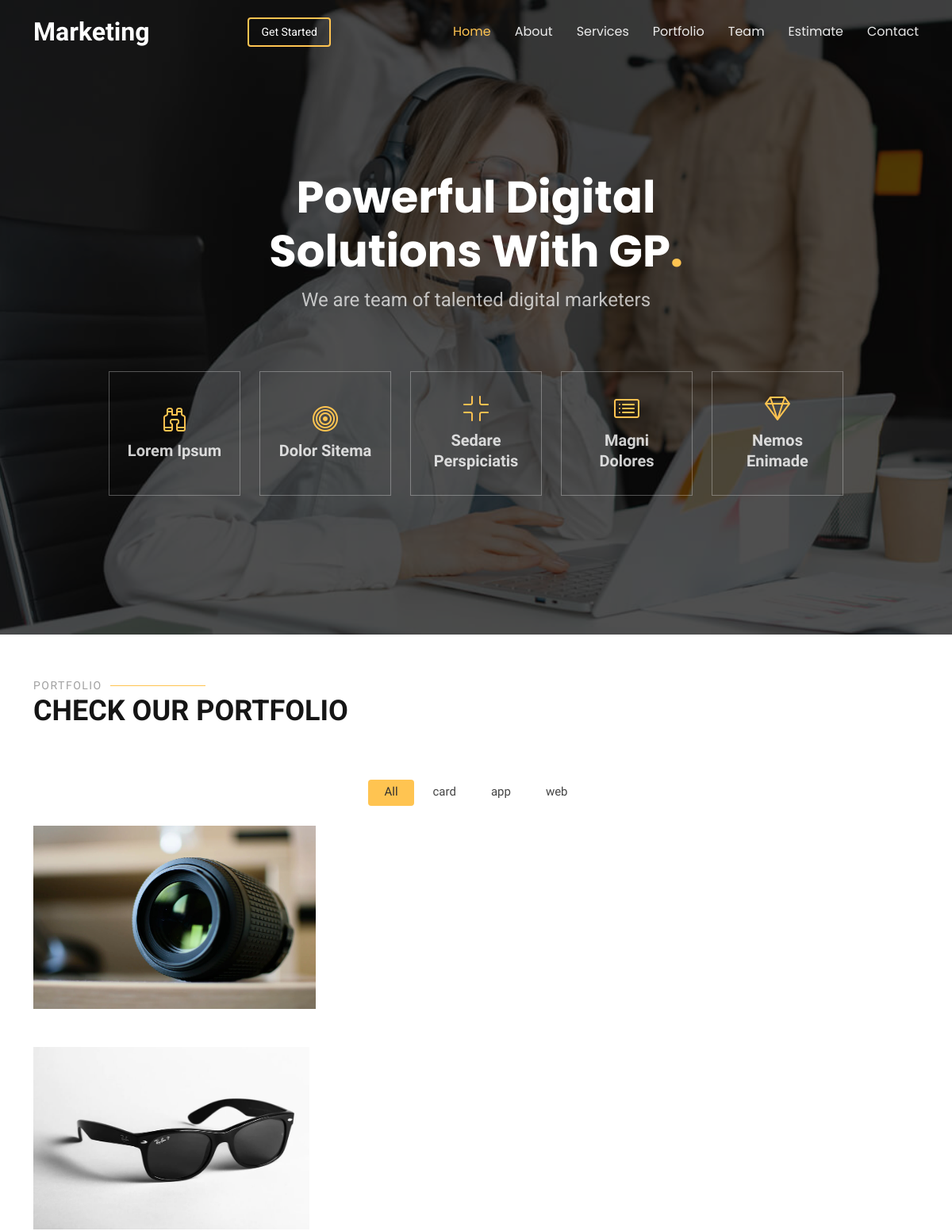
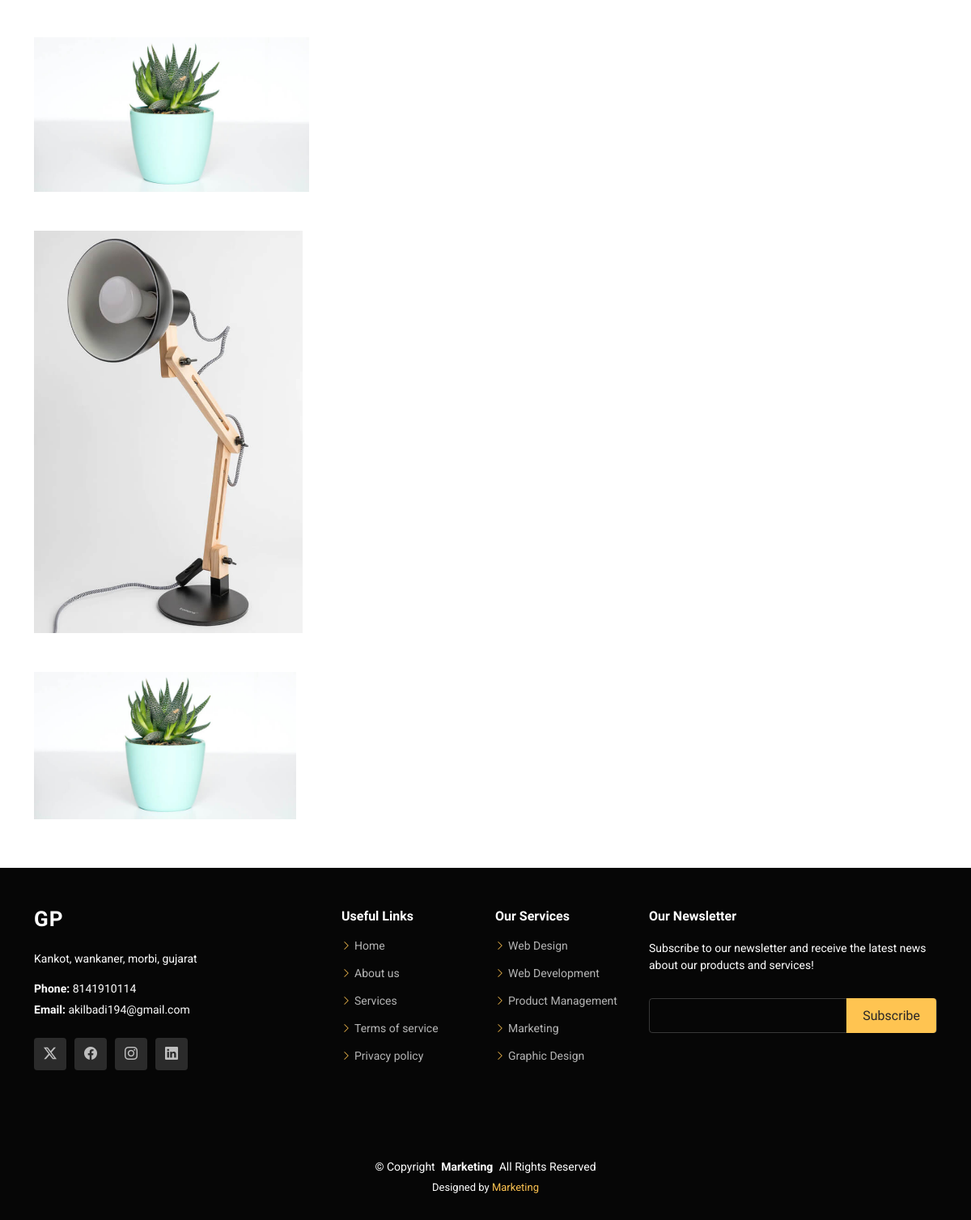
The app's page /portfolio with its own data (2 pictures, top to bottom).
### tables this page shows
CREATE TABLE `header` (
  `id` int(255) NOT NULL,
  `brand_name` varchar(50) NOT NULL
);

CREATE TABLE `banner` (
  `id` int(255) NOT NULL,
  `banner_img` varchar(255) NOT NULL
);

CREATE TABLE `portfolio_cat` (
  `id` int(255) NOT NULL,
  `port_cat` varchar(50) NOT NULL
);

CREATE TABLE `portfolio` (
  `id` int(255) NOT NULL,
  `p_category` varchar(50) NOT NULL,
  `p_img` varchar(50) NOT NULL,
  `p_name` varchar(50) NOT NULL,
  `p_des` varchar(50) NOT NULL
);

CREATE TABLE `contact` (
  `id` int(255) NOT NULL,
  `location` longtext NOT NULL,
  `address` varchar(255) NOT NULL,
  `phone` bigint(255) NOT NULL,
  `email` varchar(100) NOT NULL,
  `password` varchar(50) NOT NULL
);

### index.php (called while the page is built)
<?php
require_once("controller/controller.php");
?>

### model/model.php (called while the page is built, shortened)
<?php
class model
{
    public $connection = "";
    public function __construct()
    {  $config="";
        $conn = $this->connection = new mysqli("localhost", "root", "", "roosh");
    }
    public function selectalldata($table)
    {
        $select = "select * from $table";
        $exe = mysqli_query($this->connection, $select);
        while ($fetch = mysqli_fetch_array($exe)) {
            $arr[] = $fetch;
        }
        return $arr;
    }
    public function one($table)
    {
        $select = "select * FROM $table";
        $exe = mysqli_query($this->connection, $select);
        $arr=mysqli_fetch_array($exe);
        return $arr;
    }
}
?>

### portfolio.php (the view, shortened to what this page needs)
<section id="portfolio" class="portfolio section">
<div class="container section-title" data-aos="fade-up">
  <h2>Portfolio</h2>
  <p>Check our Portfolio</p>
</div>
<div class="container">
  <div class="isotope-layout" data-default-filter="*" data-layout="masonry" data-sort="original-order">
    <ul class="portfolio-filters isotope-filters" data-aos="fade-up" data-aos-delay="100">
      <li data-filter="*" class="filter-active">All</li>
      <?php foreach($portcat as $row){ ?>
      <li data-filter=".filter-<?php echo$row['port_cat']; ?>"><?php echo$row['port_cat']; ?></li>
      <?php } ?>
    </ul>
    <?php foreach($portpro as $row){ ?>
    <div class="row gy-4 isotope-container" data-aos="fade-up" data-aos-delay="200">
      <div class="col-lg-4 col-md-6 portfolio-item isotope-item filter-<?php echo$row['p_category']; ?>">
        <img src="admin/<?php echo$row['p_img']; ?>" class="img-fluid" alt="">
      </div>
<?php } ?>
    </div>
  </div>
</div>
</section>

### controller/controller.php (shortened to what this page needs)
<?php
require_once("model/model.php");
class controller extends model
{
    public function __construct()
    {
        $header = $this->one("header");
        $banner = $this->one("banner");
        $about = $this->one("about");
        $aboutpoint = $this->selectalldata("aboutpoint");
        $service = $this->selectalldata("service");
        $clients = $this->selectalldata("clients");
        $portcat = $this->selectalldata("portfolio_cat");
        $portpro = $this->selectalldata("portfolio");
        $contactus = $this->one("contact");
        if (isset($_SERVER["PATH_INFO"])) {
            switch ($_SERVER["PATH_INFO"]) {
                case '/portfolio':
                    require_once("index.php");
                    require_once("navbar.php");
                    require_once("banner.php");
                    require_once("portfolio.php");
                    require_once("footer.php");
                    break;
            }
        }
    }
}
$obj = new controller;
?>

### navbar.php (shortened to what this page needs)
<?php
$mainurl = "http://localhost/rooshabh/";
?>
<!DOCTYPE html>
<html lang="en">
<head>
  <link href="assets/vendor/bootstrap/css/bootstrap.min.css" rel="stylesheet">
  <link href="assets/vendor/bootstrap-icons/bootstrap-icons.css" rel="stylesheet">
  <link href="assets/vendor/aos/aos.css" rel="stylesheet">
  <link href="assets/vendor/swiper/swiper-bundle.min.css" rel="stylesheet">
  <link href="assets/vendor/glightbox/css/glightbox.min.css" rel="stylesheet">
  <link href="assets/css/main.css" rel="stylesheet">
</head>
<body class="index-page">
  <header id="header" class="header d-flex align-items-center fixed-top">
    <div class="container-fluid container-xl position-relative d-flex align-items-center justify-content-between">
      <a href="<?php echo $mainurl; ?>" class="logo d-flex align-items-center me-auto me-lg-0">
        <h1 class="sitename"><?php echo $header['brand_name']; ?></h1>
      </a>
      <nav id="navmenu" class="navmenu">
        <ul>
          <li><a href="<?php echo $mainurl; ?>" class="active">Home<br></a></li>
          <li><a href="<?php echo $mainurl; ?>about">About</a></li>
          <li><a href="<?php echo $mainurl; ?>services">Services</a></li>
          <li><a href="<?php echo $mainurl; ?>portfolio">Portfolio</a></li>
          <li><a href="<?php echo $mainurl; ?>team">Team</a></li>
          <li><a href="<?php echo $mainurl; ?>estimate">Estimate</a></li>
          <li><a href="<?php echo $mainurl; ?>contact">Contact</a></li>
        </ul>
      </nav>
      <a class="btn-getstarted" href="index.html#about">Get Started</a>
    </div>
  </header>
  <main class="main">

### banner.php
 <section id="hero" class="hero section dark-background">
<img src="admin/<?php echo $banner['banner_img']; ?>" alt="" data-aos="fade-in">
<div class="container">
  <div class="row justify-content-center text-center" data-aos="fade-up" data-aos-delay="100">
    <div class="col-xl-6 col-lg-8">
      <h2>Powerful Digital Solutions With GP<span>.</span></h2>
      <p>We are team of talented digital marketers</p>
    </div>
  </div>
  <div class="row gy-4 mt-5 justify-content-center" data-aos="fade-up" data-aos-delay="200">
    <div class="col-xl-2 col-md-4" data-aos="fade-up" data-aos-delay="300">
      <div class="icon-box">
        <i class="bi bi-binoculars"></i>
        <h3><a href="">Lorem Ipsum</a></h3>
      </div>
    </div>
    <div class="col-xl-2 col-md-4" data-aos="fade-up" data-aos-delay="400">
      <div class="icon-box">
        <i class="bi bi-bullseye"></i>
        <h3><a href="">Dolor Sitema</a></h3>
      </div>
    </div>
    <div class="col-xl-2 col-md-4" data-aos="fade-up" data-aos-delay="500">
      <div class="icon-box">
        <i class="bi bi-fullscreen-exit"></i>
        <h3><a href="">Sedare Perspiciatis</a></h3>
      </div>
    </div>
    <div class="col-xl-2 col-md-4" data-aos="fade-up" data-aos-delay="600">
      <div class="icon-box">
        <i class="bi bi-card-list"></i>
        <h3><a href="">Magni Dolores</a></h3>
      </div>
    </div>
    <div class="col-xl-2 col-md-4" data-aos="fade-up" data-aos-delay="700">
      <div class="icon-box">
        <i class="bi bi-gem"></i>
        <h3><a href="">Nemos Enimade</a></h3>
      </div>
    </div>
  </div>
</div>
</section>

### footer.php (shortened to what this page needs)
</main>
<footer id="footer" class="footer dark-background">
  <div class="footer-top">
    <div class="container">
      <div class="row gy-4">
        <div class="col-lg-4 col-md-6 footer-about">
          <a href="index.html" class="logo d-flex align-items-center">
            <span class="sitename">GP</span>
          </a>
          <div class="footer-contact pt-3">
          <?php echo$contactus['address']; ?>
            <p class="mt-3"><strong>Phone:</strong> <span><?php echo$contactus['phone']; ?></span></p>
            <p><strong>Email:</strong> <span><?php echo$contactus['email']; ?></span></p>
          </div>
          <div class="social-links d-flex mt-4">
            <a href=""><i class="bi bi-twitter-x"></i></a>
            <a href=""><i class="bi bi-facebook"></i></a>
            <a href=""><i class="bi bi-instagram"></i></a>
            <a href=""><i class="bi bi-linkedin"></i></a>
          </div>
        </div>
        <div class="col-lg-2 col-md-3 footer-links">
          <h4>Useful Links</h4>
          <ul>
            <li><i class="bi bi-chevron-right"></i> <a href="#"> Home</a></li>
            <li><i class="bi bi-chevron-right"></i> <a href="#"> About us</a></li>
            <li><i class="bi bi-chevron-right"></i> <a href="#"> Services</a></li>
            <li><i class="bi bi-chevron-right"></i> <a href="#"> Terms of service</a></li>
            <li><i class="bi bi-chevron-right"></i> <a href="#"> Privacy policy</a></li>
          </ul>
        </div>
        <div class="col-lg-2 col-md-3 footer-links">
          <h4>Our Services</h4>
          <ul>
            <li><i class="bi bi-chevron-right"></i> <a href="#"> Web Design</a></li>
            <li><i class="bi bi-chevron-right"></i> <a href="#"> Web Development</a></li>
            <li><i class="bi bi-chevron-right"></i> <a href="#"> Product Management</a></li>
            <li><i class="bi bi-chevron-right"></i> <a href="#"> Marketing</a></li>
            <li><i class="bi bi-chevron-right"></i> <a href="#"> Graphic Design</a></li>
          </ul>
        </div>
        <div class="col-lg-4 col-md-12 footer-newsletter">
          <h4>Our Newsletter</h4>
          <p>Subscribe to our newsletter and receive the latest news about our products and services!</p>
          <form action="forms/newsletter.php" method="post" class="php-email-form">
            <div class="newsletter-form"><input type="email" name="email"><input type="submit" value="Subscribe"></div>
          </form>
        </div>
      </div>
    </div>
  </div>
  <div class="copyright">
    <div class="container text-center">
      <p>© <span>Copyright</span> <strong class="px-1 sitename"><?php echo $header['brand_name']; ?></strong> <span>All Rights Reserved</span></p>
      <div class="credits">
        Designed by <a href="<?php echo $mainurl; ?>"><?php echo $header['brand_name']; ?></a>
      </div>
    </div>
  </div>
</footer>
</body>
</html>

### records on screen
header: brand_name "Marketing"
banner: banner_img (picture)
portfolio_cat: port_cat "card"
portfolio_cat: port_cat "app"
portfolio_cat: port_cat "web"
portfolio: p_img (picture)
portfolio: p_img (picture)
portfolio: p_img (picture)
portfolio: p_img (picture)
portfolio: p_img (picture)
contact: address "Kankot, wankaner, morbi, gujarat", phone "8141910114", email "akilbadi194@gmail.com"
